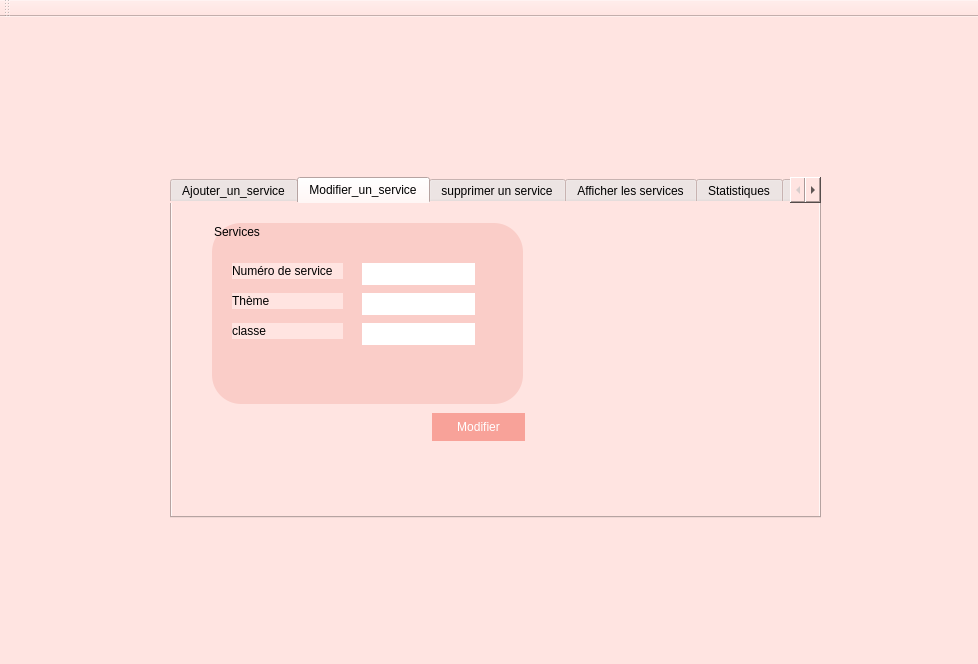
<?xml version="1.0" encoding="UTF-8"?>
<ui version="4.0">
 <class>MainWindow</class>
 <widget class="QMainWindow" name="MainWindow">
  <property name="geometry">
   <rect>
    <x>0</x>
    <y>0</y>
    <width>978</width>
    <height>664</height>
   </rect>
  </property>
  <property name="windowTitle">
   <string>MainWindow</string>
  </property>
  <property name="styleSheet">
   <string notr="true">QWidget
{ background-color : #ffe4e1 ;
}

QPushButton{
background-color : #f8a299 ;
border : none ;
border-radius : 24px ;
	font: 75 11pt &quot;MS Shell Dlg 2&quot;;
	
    color:white;
}

QLineEdit {
border-radius : 20px ;
background-color : white ;
padding-left : 70px ;
}

QGroupBox {
border-radius : 29px ;
border : none ; 
background-color : #facdc8 ;

}

QPushButton::hover {
font-weight : bold ;
background-color :white;
color :#f8a299;
}</string>
  </property>
  <widget class="QWidget" name="centralWidget">
   <widget class="QTabWidget" name="tabWidget">
    <property name="geometry">
     <rect>
      <x>170</x>
      <y>160</y>
      <width>651</width>
      <height>341</height>
     </rect>
    </property>
    <property name="styleSheet">
     <string notr="true">QWidget
{

backgrounf-color:#ffe4e1;}</string>
    </property>
    <property name="currentIndex">
     <number>1</number>
    </property>
    <widget class="QWidget" name="Ajouter_un_service">
     <attribute name="title">
      <string>Ajouter_un_service</string>
     </attribute>
     <widget class="QGroupBox" name="groupBox">
      <property name="geometry">
       <rect>
        <x>40</x>
        <y>20</y>
        <width>311</width>
        <height>181</height>
       </rect>
      </property>
      <property name="title">
       <string>Service</string>
      </property>
      <widget class="QLabel" name="label">
       <property name="geometry">
        <rect>
         <x>30</x>
         <y>40</y>
         <width>111</width>
         <height>16</height>
        </rect>
       </property>
       <property name="text">
        <string>Numéro de service</string>
       </property>
      </widget>
      <widget class="QLabel" name="label_2">
       <property name="geometry">
        <rect>
         <x>30</x>
         <y>70</y>
         <width>111</width>
         <height>16</height>
        </rect>
       </property>
       <property name="text">
        <string>Thème </string>
       </property>
      </widget>
      <widget class="QLineEdit" name="le_NUM">
       <property name="geometry">
        <rect>
         <x>160</x>
         <y>40</y>
         <width>113</width>
         <height>22</height>
        </rect>
       </property>
      </widget>
      <widget class="QLineEdit" name="le_Theme">
       <property name="geometry">
        <rect>
         <x>160</x>
         <y>70</y>
         <width>113</width>
         <height>22</height>
        </rect>
       </property>
      </widget>
      <widget class="QLabel" name="label_7">
       <property name="geometry">
        <rect>
         <x>30</x>
         <y>100</y>
         <width>111</width>
         <height>16</height>
        </rect>
       </property>
       <property name="text">
        <string>Classe</string>
       </property>
      </widget>
      <widget class="QLineEdit" name="la_classe">
       <property name="geometry">
        <rect>
         <x>160</x>
         <y>100</y>
         <width>113</width>
         <height>22</height>
        </rect>
       </property>
      </widget>
     </widget>
     <widget class="QPushButton" name="pb_ajouter">
      <property name="geometry">
       <rect>
        <x>260</x>
        <y>210</y>
        <width>93</width>
        <height>28</height>
       </rect>
      </property>
      <property name="text">
       <string>Ajouter</string>
      </property>
     </widget>
    </widget>
    <widget class="QWidget" name="Modifier_un_service">
     <attribute name="title">
      <string>Modifier_un_service</string>
     </attribute>
     <widget class="QGroupBox" name="groupBox_2">
      <property name="geometry">
       <rect>
        <x>40</x>
        <y>20</y>
        <width>311</width>
        <height>181</height>
       </rect>
      </property>
      <property name="title">
       <string>Services</string>
      </property>
      <widget class="QLabel" name="label_3">
       <property name="geometry">
        <rect>
         <x>20</x>
         <y>40</y>
         <width>111</width>
         <height>16</height>
        </rect>
       </property>
       <property name="text">
        <string>Numéro de service</string>
       </property>
      </widget>
      <widget class="QLabel" name="label_4">
       <property name="geometry">
        <rect>
         <x>20</x>
         <y>70</y>
         <width>111</width>
         <height>16</height>
        </rect>
       </property>
       <property name="text">
        <string>Thème</string>
       </property>
      </widget>
      <widget class="QLineEdit" name="le_NUM_modif">
       <property name="geometry">
        <rect>
         <x>150</x>
         <y>40</y>
         <width>113</width>
         <height>22</height>
        </rect>
       </property>
      </widget>
      <widget class="QLineEdit" name="Theme_modif">
       <property name="geometry">
        <rect>
         <x>150</x>
         <y>70</y>
         <width>113</width>
         <height>22</height>
        </rect>
       </property>
      </widget>
      <widget class="QLabel" name="label_8">
       <property name="geometry">
        <rect>
         <x>20</x>
         <y>100</y>
         <width>111</width>
         <height>16</height>
        </rect>
       </property>
       <property name="text">
        <string>classe</string>
       </property>
      </widget>
      <widget class="QLineEdit" name="classe_modif">
       <property name="geometry">
        <rect>
         <x>150</x>
         <y>100</y>
         <width>113</width>
         <height>22</height>
        </rect>
       </property>
      </widget>
     </widget>
     <widget class="QPushButton" name="pushButton_2">
      <property name="geometry">
       <rect>
        <x>260</x>
        <y>210</y>
        <width>93</width>
        <height>28</height>
       </rect>
      </property>
      <property name="text">
       <string>Modifier</string>
      </property>
     </widget>
    </widget>
    <widget class="QWidget" name="supprimer_un_service">
     <attribute name="title">
      <string>supprimer un service</string>
     </attribute>
     <widget class="QLabel" name="label_5">
      <property name="geometry">
       <rect>
        <x>10</x>
        <y>70</y>
        <width>181</width>
        <height>16</height>
       </rect>
      </property>
      <property name="text">
       <string>Numéro de service à supprimer</string>
      </property>
     </widget>
     <widget class="QLineEdit" name="le_num_sup">
      <property name="geometry">
       <rect>
        <x>220</x>
        <y>70</y>
        <width>113</width>
        <height>22</height>
       </rect>
      </property>
     </widget>
     <widget class="QPushButton" name="pb_supprimer">
      <property name="geometry">
       <rect>
        <x>250</x>
        <y>160</y>
        <width>93</width>
        <height>28</height>
       </rect>
      </property>
      <property name="text">
       <string>Supprimer</string>
      </property>
     </widget>
     <widget class="QGroupBox" name="groupBox_3">
      <property name="geometry">
       <rect>
        <x>0</x>
        <y>20</y>
        <width>371</width>
        <height>221</height>
       </rect>
      </property>
      <property name="title">
       <string/>
      </property>
     </widget>
     <zorder>groupBox_3</zorder>
     <zorder>label_5</zorder>
     <zorder>le_num_sup</zorder>
     <zorder>pb_supprimer</zorder>
    </widget>
    <widget class="QWidget" name="Afficher_les_services">
     <attribute name="title">
      <string>Afficher les services</string>
     </attribute>
     <widget class="QTableView" name="tab_service">
      <property name="geometry">
       <rect>
        <x>10</x>
        <y>10</y>
        <width>371</width>
        <height>181</height>
       </rect>
      </property>
     </widget>
     <widget class="QLabel" name="label_6">
      <property name="geometry">
       <rect>
        <x>10</x>
        <y>200</y>
        <width>101</width>
        <height>16</height>
       </rect>
      </property>
      <property name="text">
       <string>Tri et recherche</string>
      </property>
     </widget>
     <widget class="QLineEdit" name="lineEdit_6">
      <property name="geometry">
       <rect>
        <x>120</x>
        <y>200</y>
        <width>113</width>
        <height>22</height>
       </rect>
      </property>
     </widget>
     <widget class="QPushButton" name="pushButton_4">
      <property name="geometry">
       <rect>
        <x>20</x>
        <y>240</y>
        <width>251</width>
        <height>51</height>
       </rect>
      </property>
      <property name="text">
       <string>Export fichier Excel</string>
      </property>
     </widget>
    </widget>
    <widget class="QWidget" name="Statistiques">
     <attribute name="title">
      <string>Statistiques</string>
     </attribute>
     <widget class="QTableView" name="tableView_2">
      <property name="geometry">
       <rect>
        <x>175</x>
        <y>20</y>
        <width>201</width>
        <height>231</height>
       </rect>
      </property>
     </widget>
     <widget class="QPushButton" name="pushButton_5">
      <property name="geometry">
       <rect>
        <x>10</x>
        <y>250</y>
        <width>211</width>
        <height>51</height>
       </rect>
      </property>
      <property name="text">
       <string>générer statiqtiques</string>
      </property>
     </widget>
    </widget>
    <widget class="QWidget" name="Classification_des_avis">
     <attribute name="title">
      <string>Classification_des_avis</string>
     </attribute>
    </widget>
    <widget class="QWidget" name="Promotions">
     <attribute name="title">
      <string>Promotions</string>
     </attribute>
    </widget>
   </widget>
  </widget>
  <widget class="QMenuBar" name="menuBar">
   <property name="geometry">
    <rect>
     <x>0</x>
     <y>0</y>
     <width>978</width>
     <height>26</height>
    </rect>
   </property>
  </widget>
  <widget class="QToolBar" name="mainToolBar">
   <attribute name="toolBarArea">
    <enum>TopToolBarArea</enum>
   </attribute>
   <attribute name="toolBarBreak">
    <bool>false</bool>
   </attribute>
  </widget>
  <widget class="QStatusBar" name="statusBar"/>
 </widget>
 <layoutdefault spacing="6" margin="11"/>
 <resources/>
 <connections/>
</ui>
